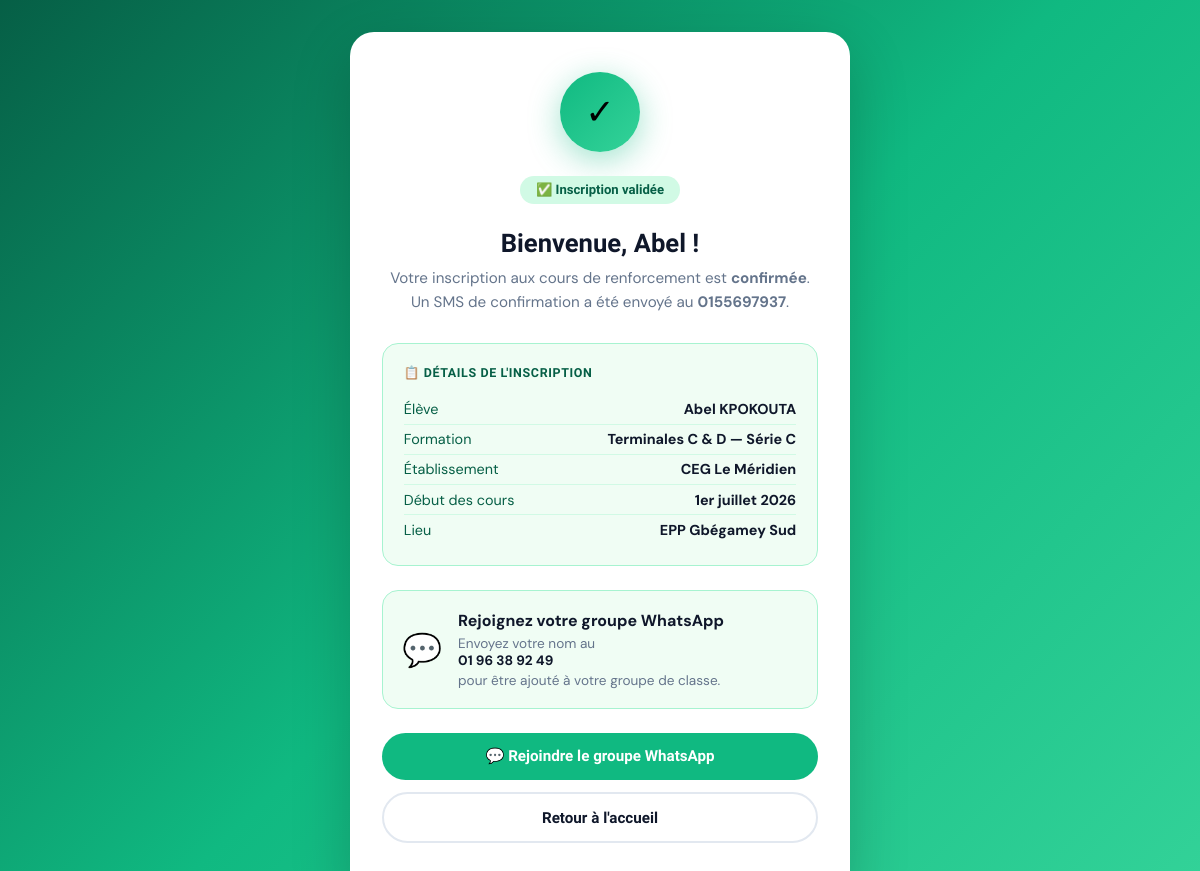
Before: /inscription/1/ok/ with the older database file.
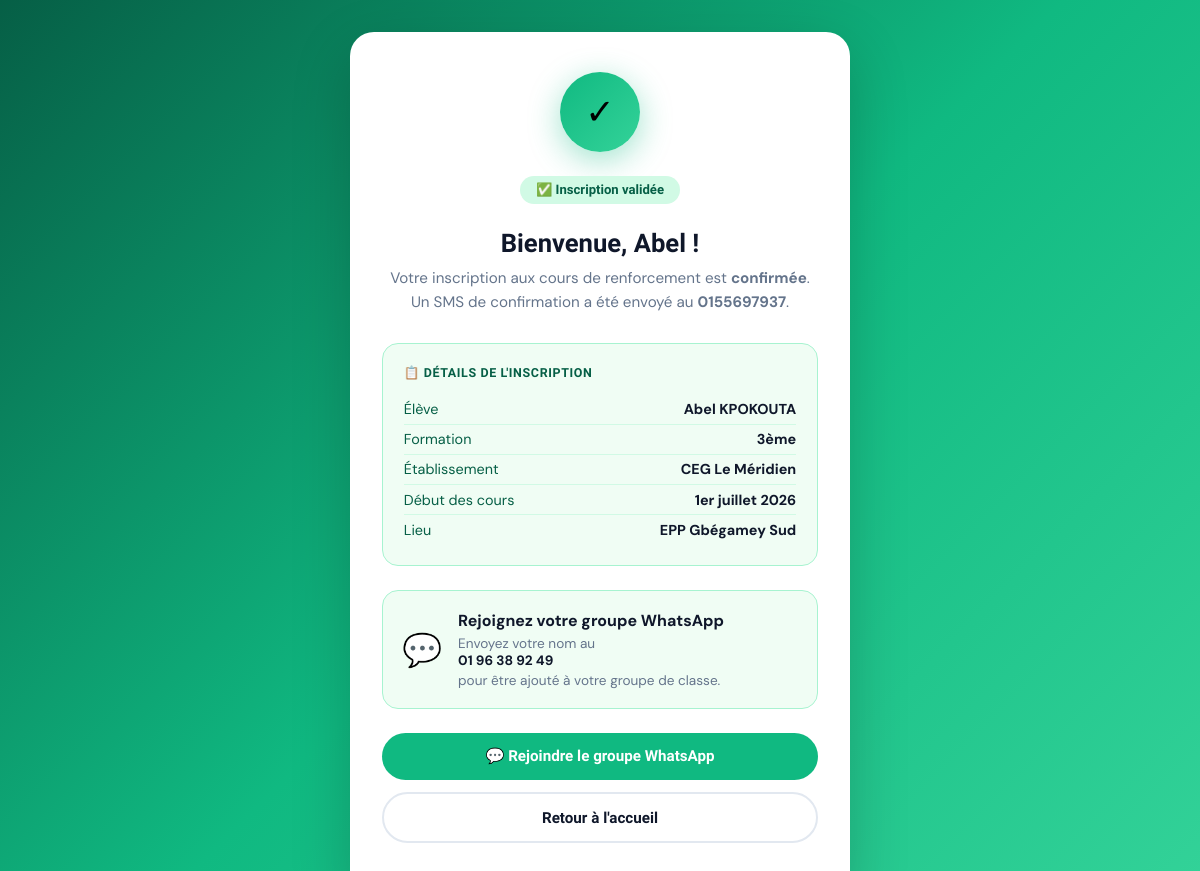
After: the same page with the newer database file.
### enrollments/models.py (models this page shows, shortened)
class Enrollment(models.Model):
    TYPE_CHOICES = [
        ('eleve',  "L'élève lui-même"),
        ('parent', 'Un parent / tuteur'),
    ]
    LEVEL_CHOICES = [
        ('3eme', '3ème'),
        ('1ere', '1ères C & D'),
        ('tle',  'Terminales C & D'),
    ]
    SERIE_CHOICES = [
        ('C', 'Série C'),
        ('D', 'Série D'),
    ]
    STATUS_CHOICES = [
        ('pending',   'En attente de paiement'),
        ('active',    'Inscrit — Paiement confirmé'),
        ('cancelled', 'Annulé'),
    ]
    PHONE_OWNER_CHOICES = [
        ('eleve',  "L'élève"),
        ('pere',   'Le père'),
        ('mere',   'La mère'),
        ('tuteur', 'Un tuteur'),
    ]
    registrant_type = models.CharField(
        max_length=10, choices=TYPE_CHOICES, default='eleve',
        verbose_name="Qui s'inscrit"
    )
    last_name  = models.CharField(max_length=100, verbose_name="Nom de l'élève")
    first_name = models.CharField(max_length=100, verbose_name="Prénom(s) de l'élève")
    school     = models.CharField(max_length=200, verbose_name="Établissement scolaire")
    phone       = models.CharField(max_length=20, verbose_name="Numéro de contact")
    phone_owner = models.CharField(
        max_length=10, choices=PHONE_OWNER_CHOICES, default='eleve',
        verbose_name="Ce numéro appartient à"
    )
    level = models.CharField(max_length=10, choices=LEVEL_CHOICES, verbose_name="Niveau")
    serie = models.CharField(
        max_length=1, choices=SERIE_CHOICES,
        blank=True, default='',
        verbose_name="Série"
    )
    parent_name  = models.CharField(max_length=200, blank=True, verbose_name="Nom du parent / tuteur")
    parent_phone = models.CharField(max_length=20,  blank=True, verbose_name="Téléphone du parent")
    status     = models.CharField(
        max_length=20, choices=STATUS_CHOICES, default='pending',
        verbose_name="Statut"
    )
    created_at = models.DateTimeField(auto_now_add=True, verbose_name="Date d'inscription")
    updated_at = models.DateTimeField(auto_now=True)
    class Meta:
        verbose_name        = "Inscription"
        verbose_name_plural = "Inscriptions"
        ordering            = ['-created_at']
    @property
    def full_name(self):
        return f"{self.first_name} {self.last_name}".strip()
    @property
    def level_serie(self):
        if self.level == '3eme':
            return self.get_level_display()
        return f"{self.get_level_display()} — Série {self.serie}"
    @property
    def contact_phone(self):
        return self.parent_phone if self.parent_phone else self.phone

### enrollments/views.py (the view)
# urls.py: path('inscription/<int:pk>/ok/', views.enrollment_success_view, name='success'),
def enrollment_success_view(request, pk):
    enrollment = get_object_or_404(Enrollment, pk=pk)
    return render(request, 'enrollments/success.html', {'enrollment': enrollment})

### enrollments/templates/enrollments/success.html (shortened to what this page needs)
{% load static %}
<!DOCTYPE html>
<html lang="fr">
<head>
</head>
<body>
<div class="card">
  <div class="check-circle">✓</div>
  <div class="badge-active">✅ Inscription validée</div>
  <h1>Bienvenue, {{ enrollment.first_name }} !</h1>
  <p class="subtitle">
    Votre inscription aux cours de renforcement est <strong>confirmée</strong>.
    Un SMS de confirmation a été envoyé au <strong>{{ enrollment.contact_phone }}</strong>.
  </p>
  <div class="info-card">
    <div class="info-title">📋 Détails de l'inscription</div>
    <div class="info-row">
      <span class="info-key">Élève</span>
      <span class="info-val">{{ enrollment.full_name }}</span>
    </div>
    <div class="info-row">
      <span class="info-key">Formation</span>
      <span class="info-val">{{ enrollment.level_serie }}</span>
    </div>
    <div class="info-row">
      <span class="info-key">Établissement</span>
      <span class="info-val">{{ enrollment.school }}</span>
    </div>
    <div class="info-row">
      <span class="info-key">Début des cours</span>
      <span class="info-val">1er juillet 2026</span>
    </div>
    <div class="info-row">
      <span class="info-key">Lieu</span>
      <span class="info-val">EPP Gbégamey Sud</span>
    </div>
  </div>
  <div class="whatsapp-box">
    <span class="wa-icon">💬</span>
    <div class="wa-text">
      <strong>Rejoignez votre groupe WhatsApp</strong>
      <p>Envoyez votre nom au <strong>01 96 38 92 49</strong> pour être ajouté à votre groupe de classe.</p>
    </div>
  </div>
  <a href="https://wa.me/22996389249?text=Bonjour%2C+je+suis+{{ enrollment.full_name|urlencode }}+inscrit(e)+en+{{ enrollment.level_serie|urlencode }}.+Je+souhaite+rejoindre+le+groupe+WhatsApp."
     target="_blank" class="btn btn-green">
    💬 Rejoindre le groupe WhatsApp
  </a>
  <a href="{% url 'core:index' %}" class="btn btn-outline">
    Retour à l'accueil
  </a>
</div>
</body>
</html>

Changed rows visible on the page:
changed Enrollment "Abel": level_serie "Terminales C & D — Série C" → "3ème"
